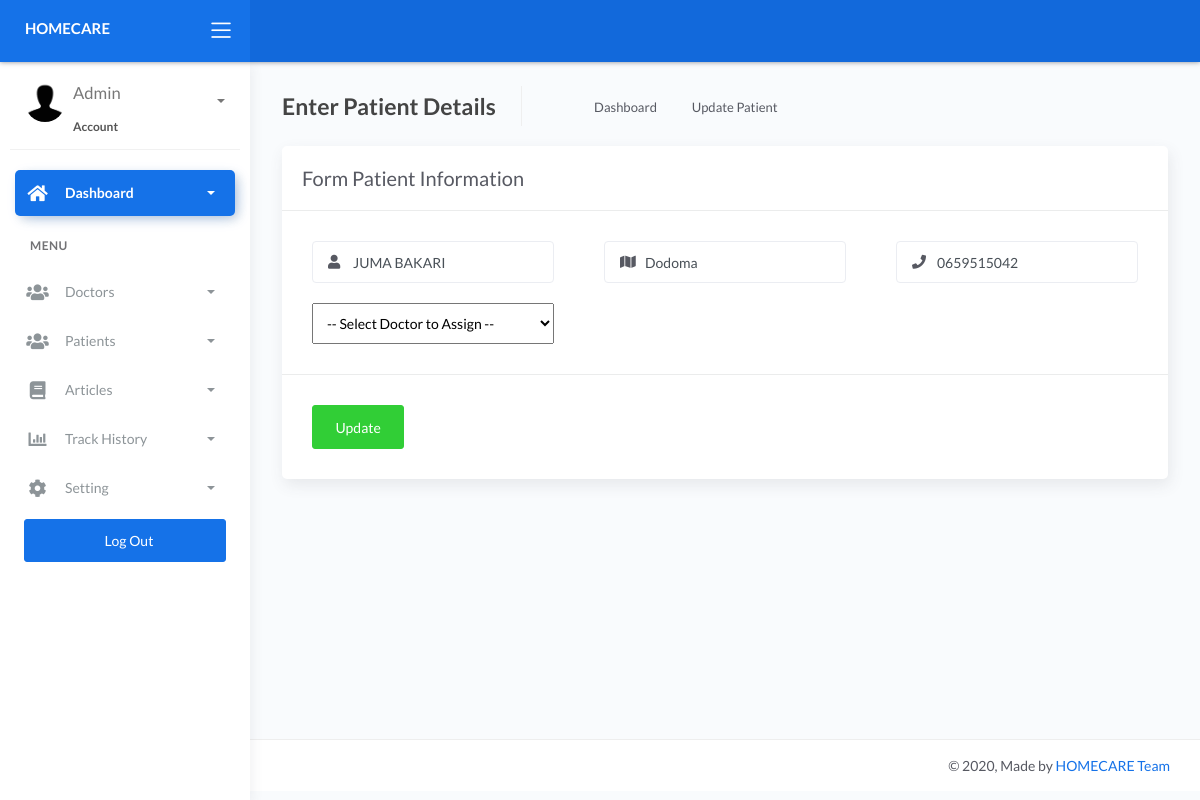
The app's page /admin/edit_patient.php?id=43 (signed in) with its own data.
### tables this page shows
CREATE TABLE `patient` (
  `id` int(11) NOT NULL,
  `fname` text NOT NULL,
  `location` text NOT NULL,
  `phone` text NOT NULL,
  `password` text NOT NULL,
  `doctor_id` text DEFAULT NULL
);

### admin/edit_patient.php (the view, shortened to what this page needs)
<?php
include('includes/config.php');
if(isset($_REQUEST['id']))
{
	$user_id=$_REQUEST['id'];
}
$select = "select * from patient where id = $user_id ";
$run = mysqli_query($con,$select);
while($row=mysqli_fetch_array($run)){
	$fname = $row['fname'];
	$phone = $row['phone'];
	$location = $row['location'];
}
?>
<!DOCTYPE html>
<html lang="en">
<head>
	<link rel="stylesheet" href="assets/css/bootstrap.min.css">
	<link rel="stylesheet" href="assets/css/atlantis.min.css">
	<link rel="stylesheet" href="assets/css/demo.css">
</head>
<body>
	<div class="wrapper">
		<div class="main-header">
			<div class="logo-header" data-background-color="blue">
				<a href="index.php" class="logo" style="color: white;font-weight: bold;font-size:15px;">
					HOMECARE
				</a>
				<div class="nav-toggle">
					<button class="btn btn-toggle toggle-sidebar">
						<i class="icon-menu"></i>
					</button>
				</div>
			</div>
			<nav class="navbar navbar-header navbar-expand-lg" data-background-color="blue2">
			</nav>
		</div>
		<div class="sidebar sidebar-style-2">
			<div class="sidebar-wrapper scrollbar scrollbar-inner">
				<div class="sidebar-content">
					<div class="user">
						<div class="avatar-sm float-left mr-2">
							<img src="assets/img/profile.jpg" alt="..." class="avatar-img rounded-circle">
						</div>
						<div class="info">
							<a data-toggle="collapse" href="#collapseExample" aria-expanded="true">
								<span>
									<h4><?php
							$fullname =  $_SESSION['fname'];
							echo "$fullname";
					     	 ?></h4>
									<span class="user-level">Account</span>
									<span class="caret"></span>
								</span>
							</a>
						</div>
					</div>
					<ul class="nav nav-primary">
						<?php include("side_menu.php"); ?>
					</ul>
				</div>
			</div>
		</div>
		<div class="main-panel">
			<div class="content">
				<div class="page-inner">
					<div class="page-header">
						<h4 class="page-title">Enter Patient Details</h4>
						<ul class="breadcrumbs">
							<li class="nav-home">
								<a href="#">
									<i class="flaticon-home"></i>
								</a>
							</li>
							<li class="separator">
								<i class="flaticon-right-arrow"></i>
							</li>
							<li class="nav-item">
								<a href="#">Dashboard</a>
							</li>
							<li class="separator">
								<i class="flaticon-right-arrow"></i>
							</li>
							<li class="nav-item">
								<a href="#">Update Patient</a>
							</li>
						</ul>
					</div>
					<div class="row">
						<div class="col-md-12">
							<div class="card">
								<div class="card-header">
									<div class="card-title">Form  Patient Information</div>
								</div>
								<div class="card-body">
								<form method="POST" action="edit_patient.php" enctype="multipart/form-data" >
									<div class="row">
										<div class="col-md-6 col-lg-4">
											<div class="form-group">
												<div class="input-icon">
													<span class="input-icon-addon">
														<i class="fa fa-user"></i>
													</span>
													<input type="text" class="form-control"  value="<?php echo("$fname")?>" name="fname" placeholder="Full Name" required="required">
												</div>
											</div>
										</div>
										<div class="col-md-6 col-lg-4">
											<div class="form-group">
												<div class="input-icon">
													<span class="input-icon-addon">
														<i class="fa fa-map"></i>
													</span>
													<input type="phone" class="form-control" value="<?php echo("$location")?>" name="location" placeholder="Location">
												</div>
											</div>
										</div>
										<div class="col-md-6 col-lg-4">
											<div class="form-group">
												<div class="input-icon">
													<span class="input-icon-addon">
														<i class="fa fa-phone"></i>
													</span>
													<input type="text" class="form-control" value="<?php echo("$phone")?>" name="phone" placeholder="Doctor Phone Number">
												</div>
											</div>
										</div>
										<div class="col-md-6 col-lg-4">
													<div class="form-group">
														<select class="form-group col-md-6 col-lg-12" name="dname">
															<option value="">-- Select Doctor to Assign --</option>
														</select>
													</div>
												</div>
									</div>
									</div>
								<div class="card-action">
									<button class="btn btn-success" name="updated_patient" >Update</button>
								</div>
							</div>
						</div>
					</div>
				</div>
			</div>
			<footer class="footer">
				<div class="container-fluid">
					<div class="copyright ml-auto">
					&copy	2020, Made by <a href="https://www.instagram.com/isoftz/">HOMECARE Team</a>
					</div>
				</div>
			</footer>
		</div>
	</div>
</body>
</html>

### records on screen
patient: fname "JUMA BAKARI", location "Dodoma", phone "0659515042"

### other values on screen
$fullname "Admin"
